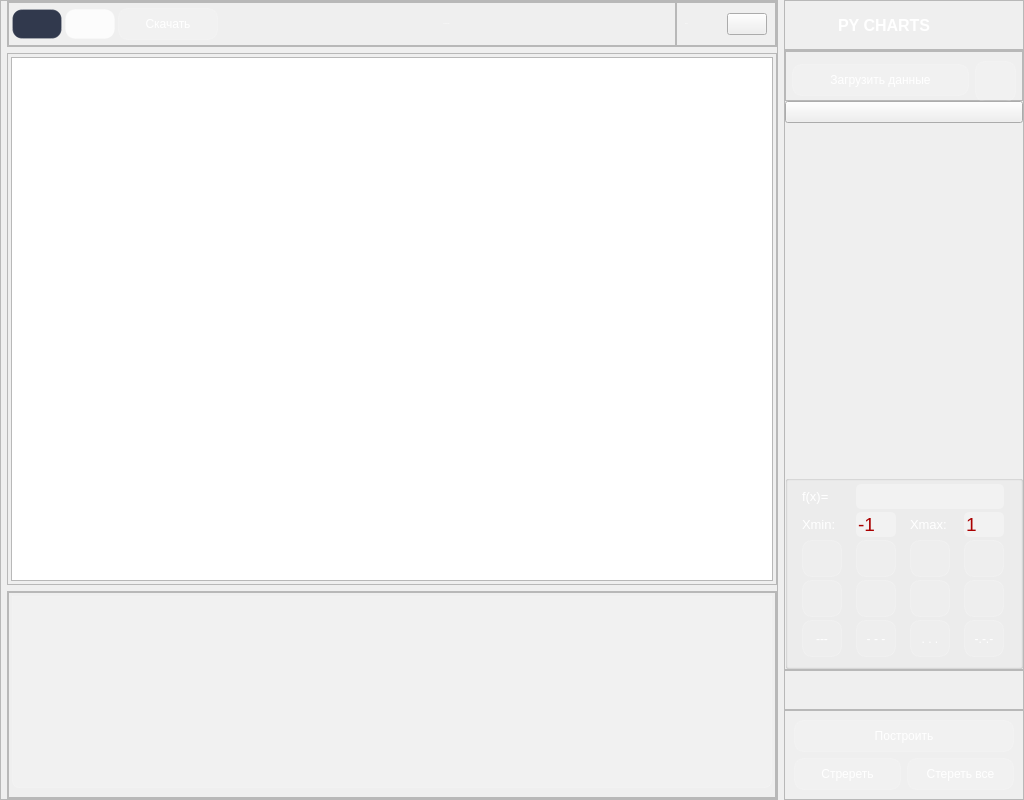
<?xml version="1.0" encoding="UTF-8"?>
<ui version="4.0">
 <class>MainWindow</class>
 <widget class="QMainWindow" name="MainWindow">
  <property name="geometry">
   <rect>
    <x>0</x>
    <y>0</y>
    <width>1024</width>
    <height>800</height>
   </rect>
  </property>
  <property name="minimumSize">
   <size>
    <width>1024</width>
    <height>800</height>
   </size>
  </property>
  <property name="windowTitle">
   <string>MainWindow</string>
  </property>
  <widget class="QWidget" name="centralwidget">
   <property name="styleSheet">
    <string notr="true">@font-face {
    font-family: NovaFlat;
    src: url(:/fonts/Nova_Flat/NovaFlat-Regular.ttf) format(&quot;truetype&quot;);
}
*{

font-size: 12px;
border: nine;
background: none;
}

#centralwidget{
background-color: rgb(33, 43, 51);
}
#right_menu_widget, #percentage_bar_chart, #nested_donuts,
#line_charts, #bar_charts, #temperature_bar_chart
{
background-color: rgba(61, 80, 95, 100)
}
#header_frame, #frame_3, #frame_5{
background-color: rgb(61, 80, 95);
}
#frame_4 QPushButton{
padding: 10px;
border-radius: 5px;
background-color: rgba(33, 43, 51, 100);
}
#header_nav QPushButton{
	background-color: rgb(61, 80, 95);
	border-radius: 15px;
	border: 3px solid rgb(120, 157, 186);
}
#header_nav QPushButton:hover{
	background-color: rgb(120, 157, 186);
}
</string>
   </property>
   <layout class="QHBoxLayout" name="horizontalLayout">
    <property name="leftMargin">
     <number>0</number>
    </property>
    <property name="topMargin">
     <number>0</number>
    </property>
    <property name="rightMargin">
     <number>0</number>
    </property>
    <property name="bottomMargin">
     <number>0</number>
    </property>
    <item>
     <widget class="QFrame" name="frame_2">
      <property name="frameShape">
       <enum>QFrame::StyledPanel</enum>
      </property>
      <property name="frameShadow">
       <enum>QFrame::Raised</enum>
      </property>
      <layout class="QVBoxLayout" name="verticalLayout_4">
       <property name="leftMargin">
        <number>6</number>
       </property>
       <property name="topMargin">
        <number>0</number>
       </property>
       <property name="rightMargin">
        <number>0</number>
       </property>
       <property name="bottomMargin">
        <number>0</number>
       </property>
       <item alignment="Qt::AlignTop">
        <widget class="QFrame" name="header_frame">
         <property name="minimumSize">
          <size>
           <width>0</width>
           <height>46</height>
          </size>
         </property>
         <property name="maximumSize">
          <size>
           <width>16777215</width>
           <height>50</height>
          </size>
         </property>
         <property name="frameShape">
          <enum>QFrame::StyledPanel</enum>
         </property>
         <property name="frameShadow">
          <enum>QFrame::Raised</enum>
         </property>
         <layout class="QHBoxLayout" name="horizontalLayout_3">
          <property name="spacing">
           <number>0</number>
          </property>
          <property name="leftMargin">
           <number>0</number>
          </property>
          <property name="topMargin">
           <number>0</number>
          </property>
          <property name="rightMargin">
           <number>0</number>
          </property>
          <property name="bottomMargin">
           <number>0</number>
          </property>
          <item>
           <widget class="QFrame" name="frame_11">
            <property name="styleSheet">
             <string notr="true"/>
            </property>
            <property name="frameShape">
             <enum>QFrame::StyledPanel</enum>
            </property>
            <property name="frameShadow">
             <enum>QFrame::Raised</enum>
            </property>
            <layout class="QHBoxLayout" name="horizontalLayout_5">
             <property name="spacing">
              <number>3</number>
             </property>
             <property name="leftMargin">
              <number>3</number>
             </property>
             <property name="topMargin">
              <number>3</number>
             </property>
             <property name="rightMargin">
              <number>3</number>
             </property>
             <property name="bottomMargin">
              <number>3</number>
             </property>
             <item>
              <widget class="QPushButton" name="pushButton_6">
               <property name="minimumSize">
                <size>
                 <width>50</width>
                 <height>30</height>
                </size>
               </property>
               <property name="maximumSize">
                <size>
                 <width>50</width>
                 <height>30</height>
                </size>
               </property>
               <property name="styleSheet">
                <string notr="true">QPushButton{
	color: rgb(49, 57, 77);
     background-color:rgb(49, 57, 77);
     border: 1px solid rgba(255,255,255,40);
     border-radius:10px;
width: 15;
height: 15;
}
QPushButton:hover{
background-color:rgb(49, 57, 77);
}
QPushButton:pressed{
background-color:rgba(255,255,255,70);
}</string>
               </property>
               <property name="text">
                <string/>
               </property>
              </widget>
             </item>
             <item>
              <widget class="QPushButton" name="pushButton_7">
               <property name="minimumSize">
                <size>
                 <width>50</width>
                 <height>30</height>
                </size>
               </property>
               <property name="maximumSize">
                <size>
                 <width>50</width>
                 <height>30</height>
                </size>
               </property>
               <property name="styleSheet">
                <string notr="true">QPushButton{
	color: rgb(255, 255, 255);
     background-color:rgba(255,255,255,200);
     border: 1px solid rgba(255,255,255,40);
     border-radius:10px;
width: 15;
height: 15;
}
QPushButton:hover{
background-color:rgba(255,255,255,200);
}
QPushButton:pressed{
background-color:rgba(255,255,255,70);
}</string>
               </property>
               <property name="text">
                <string/>
               </property>
              </widget>
             </item>
             <item>
              <widget class="QPushButton" name="saveButton">
               <property name="maximumSize">
                <size>
                 <width>100</width>
                 <height>16777215</height>
                </size>
               </property>
               <property name="styleSheet">
                <string notr="true">QPushButton{
	color: rgb(255, 255, 255);
     background-color:rgba(255,255,255,30);
     border: 1px solid rgba(255,255,255,40);
     border-radius:10px;
height: 30;
}
QPushButton:hover{
background-color:rgba(255,255,255,30);
}
QPushButton:pressed{
background-color:rgba(255,255,255,70);
}
</string>
               </property>
               <property name="text">
                <string>Скачать</string>
               </property>
               <property name="icon">
                <iconset resource="resources.qrc">
                 <normaloff>:/icons/icons/download.svg</normaloff>:/icons/icons/download.svg</iconset>
               </property>
               <property name="iconSize">
                <size>
                 <width>23</width>
                 <height>23</height>
                </size>
               </property>
              </widget>
             </item>
             <item>
              <widget class="QLabel" name="label_7">
               <property name="font">
                <font>
                 <pointsize>-1</pointsize>
                </font>
               </property>
               <property name="styleSheet">
                <string notr="true">color: rgb(255, 255, 255);</string>
               </property>
               <property name="text">
                <string>DASHBOARD</string>
               </property>
               <property name="alignment">
                <set>Qt::AlignCenter</set>
               </property>
              </widget>
             </item>
            </layout>
           </widget>
          </item>
          <item>
           <widget class="QFrame" name="frame_10">
            <property name="maximumSize">
             <size>
              <width>100</width>
              <height>16777215</height>
             </size>
            </property>
            <property name="frameShape">
             <enum>QFrame::StyledPanel</enum>
            </property>
            <property name="frameShadow">
             <enum>QFrame::Raised</enum>
            </property>
            <layout class="QHBoxLayout" name="horizontalLayout_4">
             <property name="spacing">
              <number>2</number>
             </property>
             <property name="leftMargin">
              <number>8</number>
             </property>
             <property name="topMargin">
              <number>0</number>
             </property>
             <property name="rightMargin">
              <number>8</number>
             </property>
             <property name="bottomMargin">
              <number>0</number>
             </property>
             <item>
              <widget class="QLabel" name="label_6">
               <property name="font">
                <font>
                 <pointsize>-1</pointsize>
                </font>
               </property>
               <property name="styleSheet">
                <string notr="true">color: rgb(255, 255, 255);</string>
               </property>
               <property name="text">
                <string>MENU</string>
               </property>
              </widget>
             </item>
             <item>
              <widget class="QPushButton" name="open_close_side_bar_btn">
               <property name="text">
                <string/>
               </property>
               <property name="icon">
                <iconset resource="resources.qrc">
                 <normaloff>:/icons/icons/align-center.svg</normaloff>:/icons/icons/align-center.svg</iconset>
               </property>
               <property name="iconSize">
                <size>
                 <width>30</width>
                 <height>30</height>
                </size>
               </property>
              </widget>
             </item>
            </layout>
           </widget>
          </item>
         </layout>
        </widget>
       </item>
       <item>
        <widget class="QFrame" name="frame_8">
         <property name="frameShape">
          <enum>QFrame::StyledPanel</enum>
         </property>
         <property name="frameShadow">
          <enum>QFrame::Raised</enum>
         </property>
         <layout class="QVBoxLayout" name="verticalLayout_7">
          <property name="spacing">
           <number>3</number>
          </property>
          <property name="leftMargin">
           <number>3</number>
          </property>
          <property name="topMargin">
           <number>3</number>
          </property>
          <property name="rightMargin">
           <number>3</number>
          </property>
          <property name="bottomMargin">
           <number>3</number>
          </property>
          <item>
           <widget class="PlotWidget" name="graphicsView"/>
          </item>
         </layout>
        </widget>
       </item>
       <item alignment="Qt::AlignBottom">
        <widget class="QFrame" name="footer_frame">
         <property name="frameShape">
          <enum>QFrame::StyledPanel</enum>
         </property>
         <property name="frameShadow">
          <enum>QFrame::Raised</enum>
         </property>
         <layout class="QHBoxLayout" name="horizontalLayout_6">
          <property name="spacing">
           <number>0</number>
          </property>
          <property name="leftMargin">
           <number>0</number>
          </property>
          <property name="topMargin">
           <number>0</number>
          </property>
          <property name="rightMargin">
           <number>0</number>
          </property>
          <property name="bottomMargin">
           <number>0</number>
          </property>
          <item>
           <widget class="QFrame" name="frame_13">
            <property name="frameShape">
             <enum>QFrame::StyledPanel</enum>
            </property>
            <property name="frameShadow">
             <enum>QFrame::Raised</enum>
            </property>
            <layout class="QVBoxLayout" name="verticalLayout_6">
             <property name="spacing">
              <number>3</number>
             </property>
             <property name="leftMargin">
              <number>3</number>
             </property>
             <property name="topMargin">
              <number>3</number>
             </property>
             <property name="rightMargin">
              <number>3</number>
             </property>
             <property name="bottomMargin">
              <number>9</number>
             </property>
             <item>
              <widget class="QTableView" name="tableView">
               <property name="styleSheet">
                <string notr="true">QTableView {
background-color: rgba(255, 255, 255, 30); 
border: 1px solid rgba(255,255,255,40);
border-bottom-right-radius: 7px; 
border-bottom-left-radius: 7px; 
color: white;
}

QHeaderView::section {
background-color: rgb(53, 53, 53);
color: white;
border: none;
height: 50px;
font-size: 16pt;
}

QTableView::item {
    border-style: none;
    border-bottom: 1px solid rgba(255,255,255,50);
    padding-left: auto;
    padding-right: auto;
}

QTableView::item:selected{
	border: none;
	color: rgb(255, 255, 255);
    background-color: rgba(255, 255, 255, 50);
}
</string>
               </property>
              </widget>
             </item>
            </layout>
           </widget>
          </item>
         </layout>
        </widget>
       </item>
      </layout>
     </widget>
    </item>
    <item>
     <widget class="QWidget" name="right_menu_widget" native="true">
      <property name="minimumSize">
       <size>
        <width>0</width>
        <height>0</height>
       </size>
      </property>
      <property name="maximumSize">
       <size>
        <width>240</width>
        <height>1000000</height>
       </size>
      </property>
      <layout class="QVBoxLayout" name="verticalLayout">
       <property name="spacing">
        <number>0</number>
       </property>
       <property name="leftMargin">
        <number>0</number>
       </property>
       <property name="topMargin">
        <number>0</number>
       </property>
       <property name="rightMargin">
        <number>0</number>
       </property>
       <property name="bottomMargin">
        <number>0</number>
       </property>
       <item>
        <widget class="QFrame" name="frame_3">
         <property name="frameShape">
          <enum>QFrame::StyledPanel</enum>
         </property>
         <property name="frameShadow">
          <enum>QFrame::Raised</enum>
         </property>
         <layout class="QHBoxLayout" name="horizontalLayout_2">
          <property name="spacing">
           <number>6</number>
          </property>
          <property name="leftMargin">
           <number>7</number>
          </property>
          <property name="topMargin">
           <number>4</number>
          </property>
          <property name="rightMargin">
           <number>0</number>
          </property>
          <property name="bottomMargin">
           <number>4</number>
          </property>
          <item>
           <widget class="QLabel" name="label_14">
            <property name="minimumSize">
             <size>
              <width>40</width>
              <height>40</height>
             </size>
            </property>
            <property name="maximumSize">
             <size>
              <width>40</width>
              <height>40</height>
             </size>
            </property>
            <property name="text">
             <string/>
            </property>
            <property name="pixmap">
             <pixmap resource="resources.qrc">:/icons/icons/pie-chart.svg</pixmap>
            </property>
            <property name="scaledContents">
             <bool>true</bool>
            </property>
           </widget>
          </item>
          <item>
           <widget class="QLabel" name="label">
            <property name="font">
             <font>
              <pointsize>12</pointsize>
              <weight>99</weight>
              <bold>true</bold>
             </font>
            </property>
            <property name="mouseTracking">
             <bool>false</bool>
            </property>
            <property name="styleSheet">
             <string notr="true">*{font-size:12pt; font-weight: 1000;color: rgb(255, 255, 255);}
</string>
            </property>
            <property name="text">
             <string>PY CHARTS</string>
            </property>
            <property name="wordWrap">
             <bool>false</bool>
            </property>
           </widget>
          </item>
         </layout>
        </widget>
       </item>
       <item>
        <widget class="QFrame" name="frame_4">
         <property name="sizePolicy">
          <sizepolicy hsizetype="Preferred" vsizetype="Expanding">
           <horstretch>0</horstretch>
           <verstretch>0</verstretch>
          </sizepolicy>
         </property>
         <property name="frameShape">
          <enum>QFrame::StyledPanel</enum>
         </property>
         <property name="frameShadow">
          <enum>QFrame::Raised</enum>
         </property>
         <layout class="QVBoxLayout" name="verticalLayout_2">
          <property name="spacing">
           <number>0</number>
          </property>
          <property name="leftMargin">
           <number>0</number>
          </property>
          <property name="topMargin">
           <number>0</number>
          </property>
          <property name="rightMargin">
           <number>0</number>
          </property>
          <property name="bottomMargin">
           <number>0</number>
          </property>
          <item alignment="Qt::AlignTop">
           <widget class="QFrame" name="frame">
            <property name="maximumSize">
             <size>
              <width>1000</width>
              <height>50</height>
             </size>
            </property>
            <property name="styleSheet">
             <string notr="true">QPushButton{
	color: rgb(255, 255, 255);
     background-color:rgba(255,255,255,30);
     border: 1px solid rgba(255,255,255,40);
     border-radius:10px;
height: 30;
}
QPushButton:hover{
background-color:rgba(255,255,255,30);
}
QPushButton:pressed{
background-color:rgba(255,255,255,70);
}
</string>
            </property>
            <property name="frameShape">
             <enum>QFrame::StyledPanel</enum>
            </property>
            <property name="frameShadow">
             <enum>QFrame::Raised</enum>
            </property>
            <layout class="QHBoxLayout" name="horizontalLayout_8">
             <property name="spacing">
              <number>6</number>
             </property>
             <property name="leftMargin">
              <number>6</number>
             </property>
             <property name="topMargin">
              <number>9</number>
             </property>
             <property name="rightMargin">
              <number>6</number>
             </property>
             <property name="bottomMargin">
              <number>0</number>
             </property>
             <item>
              <widget class="QPushButton" name="pushButton_2">
               <property name="styleSheet">
                <string notr="true"/>
               </property>
               <property name="text">
                <string>Загрузить данные</string>
               </property>
               <property name="icon">
                <iconset resource="resources.qrc">
                 <normaloff>:/icons/icons/upload.svg</normaloff>:/icons/icons/upload.svg</iconset>
               </property>
              </widget>
             </item>
             <item>
              <widget class="QPushButton" name="settingButton">
               <property name="minimumSize">
                <size>
                 <width>41</width>
                 <height>41</height>
                </size>
               </property>
               <property name="maximumSize">
                <size>
                 <width>41</width>
                 <height>41</height>
                </size>
               </property>
               <property name="text">
                <string/>
               </property>
               <property name="icon">
                <iconset resource="resources.qrc">
                 <normaloff>:/icons/icons/1486395874-settings_80622.ico</normaloff>:/icons/icons/1486395874-settings_80622.ico</iconset>
               </property>
               <property name="iconSize">
                <size>
                 <width>38</width>
                 <height>38</height>
                </size>
               </property>
              </widget>
             </item>
            </layout>
           </widget>
          </item>
          <item>
           <widget class="QPushButton" name="pushButton_5">
            <property name="text">
             <string/>
            </property>
            <property name="icon">
             <iconset resource="resources.qrc">
              <normaloff>:/images/images/girl.jpg</normaloff>:/images/images/girl.jpg</iconset>
            </property>
            <property name="iconSize">
             <size>
              <width>200</width>
              <height>200</height>
             </size>
            </property>
           </widget>
          </item>
          <item>
           <spacer name="verticalSpacer">
            <property name="orientation">
             <enum>Qt::Vertical</enum>
            </property>
            <property name="sizeHint" stdset="0">
             <size>
              <width>20</width>
              <height>40</height>
             </size>
            </property>
           </spacer>
          </item>
          <item alignment="Qt::AlignBottom">
           <widget class="QGroupBox" name="groupBox">
            <property name="minimumSize">
             <size>
              <width>0</width>
              <height>0</height>
             </size>
            </property>
            <property name="maximumSize">
             <size>
              <width>1000</width>
              <height>1000</height>
             </size>
            </property>
            <property name="styleSheet">
             <string notr="true">QPushButton{
	color: rgb(255, 255, 255);
     background-color:rgba(255,255,255,30);
     border: 1px solid rgba(255,255,255,40);
     border-radius:10px;
width: 15;
height: 15;
}
QPushButton:hover{
background-color:rgba(255,255,255,30);
}
QPushButton:pressed{
background-color:rgba(255,255,255,70);
}
QLineEdit{font-size:14pt; color:#aa0000;
	background-color: rgba(255, 255, 255, 80);
    border-radius:5px;
}
QLabel{font-size:10pt;
}</string>
            </property>
            <property name="title">
             <string/>
            </property>
            <layout class="QGridLayout" name="gridLayout">
             <property name="leftMargin">
              <number>3</number>
             </property>
             <property name="topMargin">
              <number>3</number>
             </property>
             <property name="rightMargin">
              <number>3</number>
             </property>
             <property name="bottomMargin">
              <number>9</number>
             </property>
             <property name="spacing">
              <number>3</number>
             </property>
             <item row="4" column="0">
              <widget class="QPushButton" name="select_marker_point_2">
               <property name="minimumSize">
                <size>
                 <width>40</width>
                 <height>37</height>
                </size>
               </property>
               <property name="maximumSize">
                <size>
                 <width>40</width>
                 <height>37</height>
                </size>
               </property>
               <property name="text">
                <string>---</string>
               </property>
               <property name="iconSize">
                <size>
                 <width>30</width>
                 <height>30</height>
                </size>
               </property>
              </widget>
             </item>
             <item row="2" column="3">
              <widget class="QPushButton" name="select_color_purple">
               <property name="minimumSize">
                <size>
                 <width>40</width>
                 <height>37</height>
                </size>
               </property>
               <property name="maximumSize">
                <size>
                 <width>40</width>
                 <height>37</height>
                </size>
               </property>
               <property name="text">
                <string/>
               </property>
               <property name="icon">
                <iconset resource="resources.qrc">
                 <normaloff>:/images/images/purple-circle-svgrepo-com.svg</normaloff>:/images/images/purple-circle-svgrepo-com.svg</iconset>
               </property>
               <property name="iconSize">
                <size>
                 <width>25</width>
                 <height>25</height>
                </size>
               </property>
              </widget>
             </item>
             <item row="2" column="2">
              <widget class="QPushButton" name="select_color_red">
               <property name="minimumSize">
                <size>
                 <width>40</width>
                 <height>37</height>
                </size>
               </property>
               <property name="maximumSize">
                <size>
                 <width>40</width>
                 <height>37</height>
                </size>
               </property>
               <property name="text">
                <string/>
               </property>
               <property name="icon">
                <iconset resource="resources.qrc">
                 <normaloff>:/images/images/red-circle-svgrepo-com.svg</normaloff>:/images/images/red-circle-svgrepo-com.svg</iconset>
               </property>
               <property name="iconSize">
                <size>
                 <width>25</width>
                 <height>25</height>
                </size>
               </property>
              </widget>
             </item>
             <item row="2" column="1">
              <widget class="QPushButton" name="select_color_green">
               <property name="minimumSize">
                <size>
                 <width>40</width>
                 <height>37</height>
                </size>
               </property>
               <property name="maximumSize">
                <size>
                 <width>40</width>
                 <height>37</height>
                </size>
               </property>
               <property name="text">
                <string/>
               </property>
               <property name="icon">
                <iconset resource="resources.qrc">
                 <normaloff>:/images/images/green-circle-svgrepo-com.svg</normaloff>:/images/images/green-circle-svgrepo-com.svg</iconset>
               </property>
               <property name="iconSize">
                <size>
                 <width>25</width>
                 <height>25</height>
                </size>
               </property>
              </widget>
             </item>
             <item row="3" column="2">
              <widget class="QPushButton" name="select_marker_star">
               <property name="minimumSize">
                <size>
                 <width>40</width>
                 <height>37</height>
                </size>
               </property>
               <property name="maximumSize">
                <size>
                 <width>40</width>
                 <height>37</height>
                </size>
               </property>
               <property name="text">
                <string/>
               </property>
               <property name="icon">
                <iconset resource="resources.qrc">
                 <normaloff>:/images/images/m14.svg</normaloff>:/images/images/m14.svg</iconset>
               </property>
               <property name="iconSize">
                <size>
                 <width>40</width>
                 <height>40</height>
                </size>
               </property>
              </widget>
             </item>
             <item row="3" column="1">
              <widget class="QPushButton" name="select_marker_triangle">
               <property name="minimumSize">
                <size>
                 <width>40</width>
                 <height>37</height>
                </size>
               </property>
               <property name="maximumSize">
                <size>
                 <width>40</width>
                 <height>37</height>
                </size>
               </property>
               <property name="text">
                <string/>
               </property>
               <property name="icon">
                <iconset resource="resources.qrc">
                 <normaloff>:/images/images/m03_1.svg</normaloff>:/images/images/m03_1.svg</iconset>
               </property>
               <property name="iconSize">
                <size>
                 <width>30</width>
                 <height>30</height>
                </size>
               </property>
              </widget>
             </item>
             <item row="3" column="3">
              <widget class="QPushButton" name="select_marker_diamond">
               <property name="minimumSize">
                <size>
                 <width>40</width>
                 <height>37</height>
                </size>
               </property>
               <property name="maximumSize">
                <size>
                 <width>40</width>
                 <height>37</height>
                </size>
               </property>
               <property name="text">
                <string/>
               </property>
               <property name="icon">
                <iconset resource="resources.qrc">
                 <normaloff>:/images/images/m19.svg</normaloff>:/images/images/m19.svg</iconset>
               </property>
               <property name="iconSize">
                <size>
                 <width>30</width>
                 <height>30</height>
                </size>
               </property>
              </widget>
             </item>
             <item row="3" column="0">
              <widget class="QPushButton" name="select_marker_point">
               <property name="minimumSize">
                <size>
                 <width>40</width>
                 <height>37</height>
                </size>
               </property>
               <property name="maximumSize">
                <size>
                 <width>40</width>
                 <height>37</height>
                </size>
               </property>
               <property name="text">
                <string/>
               </property>
               <property name="icon">
                <iconset resource="resources.qrc">
                 <normaloff>:/images/images/m00_1.svg</normaloff>:/images/images/m00_1.svg</iconset>
               </property>
               <property name="iconSize">
                <size>
                 <width>30</width>
                 <height>30</height>
                </size>
               </property>
              </widget>
             </item>
             <item row="1" column="1">
              <widget class="QLineEdit" name="lineEdit_2">
               <property name="maximumSize">
                <size>
                 <width>40</width>
                 <height>16777215</height>
                </size>
               </property>
               <property name="text">
                <string>-1</string>
               </property>
              </widget>
             </item>
             <item row="0" column="0">
              <widget class="QLabel" name="label_4">
               <property name="maximumSize">
                <size>
                 <width>42</width>
                 <height>25</height>
                </size>
               </property>
               <property name="font">
                <font>
                 <family>MS Shell Dlg 2</family>
                 <pointsize>10</pointsize>
                </font>
               </property>
               <property name="styleSheet">
                <string notr="true">color: rgb(255, 255, 255);</string>
               </property>
               <property name="text">
                <string>f(x)=</string>
               </property>
              </widget>
             </item>
             <item row="0" column="1" colspan="3">
              <widget class="QLineEdit" name="select_function">
               <property name="maximumSize">
                <size>
                 <width>200</width>
                 <height>16777215</height>
                </size>
               </property>
               <property name="styleSheet">
                <string notr="true"/>
               </property>
              </widget>
             </item>
             <item row="1" column="0">
              <widget class="QLabel" name="label_2">
               <property name="maximumSize">
                <size>
                 <width>40</width>
                 <height>16777215</height>
                </size>
               </property>
               <property name="font">
                <font>
                 <pointsize>10</pointsize>
                </font>
               </property>
               <property name="styleSheet">
                <string notr="true">color: rgb(255, 255, 255);</string>
               </property>
               <property name="text">
                <string>Xmin:</string>
               </property>
              </widget>
             </item>
             <item row="1" column="3">
              <widget class="QLineEdit" name="lineEdit">
               <property name="maximumSize">
                <size>
                 <width>40</width>
                 <height>16777215</height>
                </size>
               </property>
               <property name="text">
                <string>1</string>
               </property>
              </widget>
             </item>
             <item row="2" column="0">
              <widget class="QPushButton" name="select_color_blue">
               <property name="minimumSize">
                <size>
                 <width>40</width>
                 <height>37</height>
                </size>
               </property>
               <property name="maximumSize">
                <size>
                 <width>40</width>
                 <height>37</height>
                </size>
               </property>
               <property name="text">
                <string/>
               </property>
               <property name="icon">
                <iconset resource="resources.qrc">
                 <normaloff>:/images/images/blue-circle-svgrepo-com.svg</normaloff>:/images/images/blue-circle-svgrepo-com.svg</iconset>
               </property>
               <property name="iconSize">
                <size>
                 <width>25</width>
                 <height>25</height>
                </size>
               </property>
              </widget>
             </item>
             <item row="1" column="2">
              <widget class="QLabel" name="label_3">
               <property name="maximumSize">
                <size>
                 <width>40</width>
                 <height>16777215</height>
                </size>
               </property>
               <property name="font">
                <font>
                 <family>MS Shell Dlg 2</family>
                 <pointsize>10</pointsize>
                </font>
               </property>
               <property name="styleSheet">
                <string notr="true">color: rgb(255, 255, 255);</string>
               </property>
               <property name="text">
                <string>Xmax:</string>
               </property>
              </widget>
             </item>
             <item row="4" column="2">
              <widget class="QPushButton" name="select_marker_point_3">
               <property name="maximumSize">
                <size>
                 <width>40</width>
                 <height>40</height>
                </size>
               </property>
               <property name="text">
                <string>. . .</string>
               </property>
               <property name="iconSize">
                <size>
                 <width>30</width>
                 <height>30</height>
                </size>
               </property>
              </widget>
             </item>
             <item row="4" column="3">
              <widget class="QPushButton" name="select_marker_point_4">
               <property name="minimumSize">
                <size>
                 <width>40</width>
                 <height>37</height>
                </size>
               </property>
               <property name="maximumSize">
                <size>
                 <width>40</width>
                 <height>37</height>
                </size>
               </property>
               <property name="text">
                <string>-.-.-</string>
               </property>
               <property name="iconSize">
                <size>
                 <width>30</width>
                 <height>30</height>
                </size>
               </property>
              </widget>
             </item>
             <item row="4" column="1">
              <widget class="QPushButton" name="select_marker_point_5">
               <property name="minimumSize">
                <size>
                 <width>40</width>
                 <height>37</height>
                </size>
               </property>
               <property name="maximumSize">
                <size>
                 <width>40</width>
                 <height>37</height>
                </size>
               </property>
               <property name="text">
                <string>- - -</string>
               </property>
               <property name="iconSize">
                <size>
                 <width>30</width>
                 <height>30</height>
                </size>
               </property>
              </widget>
             </item>
            </layout>
           </widget>
          </item>
         </layout>
        </widget>
       </item>
       <item>
        <widget class="QFrame" name="frame_5">
         <property name="minimumSize">
          <size>
           <width>0</width>
           <height>40</height>
          </size>
         </property>
         <property name="frameShape">
          <enum>QFrame::StyledPanel</enum>
         </property>
         <property name="frameShadow">
          <enum>QFrame::Raised</enum>
         </property>
         <layout class="QHBoxLayout" name="horizontalLayout_7">
          <property name="spacing">
           <number>6</number>
          </property>
          <property name="leftMargin">
           <number>6</number>
          </property>
          <property name="topMargin">
           <number>0</number>
          </property>
          <property name="rightMargin">
           <number>0</number>
          </property>
          <property name="bottomMargin">
           <number>0</number>
          </property>
         </layout>
        </widget>
       </item>
       <item>
        <widget class="QFrame" name="frame_6">
         <property name="styleSheet">
          <string notr="true">QPushButton{
	color: rgb(255, 255, 255);
     background-color:rgba(255,255,255,30);
     border: 1px solid rgba(255,255,255,40);
     border-radius:10px;
height: 30;
}
QPushButton:hover{
background-color:rgba(255,255,255,30);
}
QPushButton:pressed{
background-color:rgba(255,255,255,70);
}
</string>
         </property>
         <property name="frameShape">
          <enum>QFrame::StyledPanel</enum>
         </property>
         <property name="frameShadow">
          <enum>QFrame::Raised</enum>
         </property>
         <layout class="QGridLayout" name="gridLayout_6">
          <item row="2" column="0">
           <widget class="QPushButton" name="pushButton_3">
            <property name="styleSheet">
             <string notr="true"/>
            </property>
            <property name="text">
             <string>Стререть</string>
            </property>
           </widget>
          </item>
          <item row="2" column="1">
           <widget class="QPushButton" name="pushButton_4">
            <property name="styleSheet">
             <string notr="true"/>
            </property>
            <property name="text">
             <string>Стереть все</string>
            </property>
            <property name="icon">
             <iconset resource="resources.qrc">
              <normaloff>:/icons/icons/alert-triangle.svg</normaloff>:/icons/icons/alert-triangle.svg</iconset>
            </property>
           </widget>
          </item>
          <item row="1" column="0" colspan="2">
           <widget class="QPushButton" name="pushButton">
            <property name="text">
             <string>Построить</string>
            </property>
           </widget>
          </item>
         </layout>
        </widget>
       </item>
      </layout>
     </widget>
    </item>
   </layout>
  </widget>
 </widget>
 <customwidgets>
  <customwidget>
   <class>PlotWidget</class>
   <extends>QGraphicsView</extends>
   <header>pyqtgraph</header>
  </customwidget>
 </customwidgets>
 <resources>
  <include location="resources.qrc"/>
 </resources>
 <connections/>
</ui>
